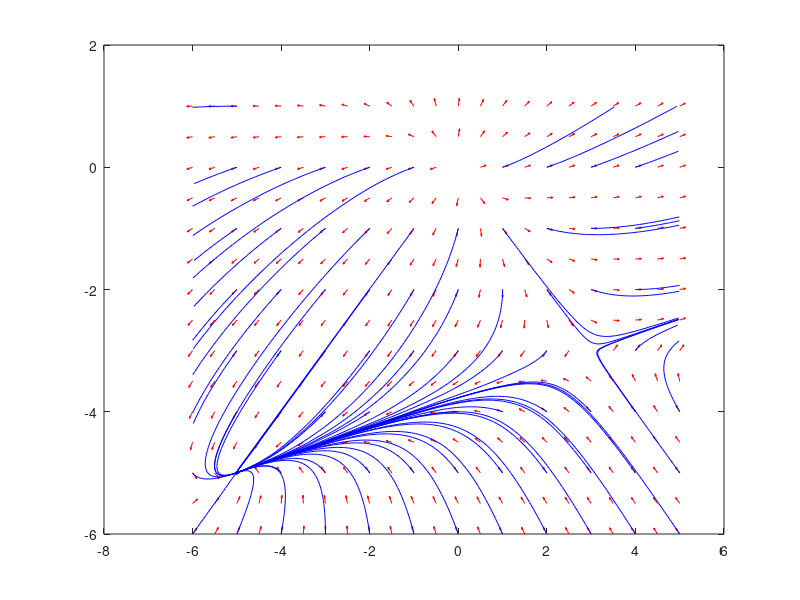

MATLAB code to generate this figure:
% y1' = 4y1 + y2 + y1*y2
% y2' = y1 + 4y2 + y2^2
[a, b] = meshgrid(-6:0.5:5, -6:0.5:1);
da = 4*a + b + a.*b;
db = a + 4*b + b.^2;
dau = da./(sqrt(da.^2 + db.^2));
dbu = db./(sqrt(da.^2 + db.^2));
quiver(a, b, dau, dbu, 0.2, 'r')
hold on
[X, Y] = meshgrid(-6:5, -6:1);
streamline(a, b, da, db, X, Y);
hold off